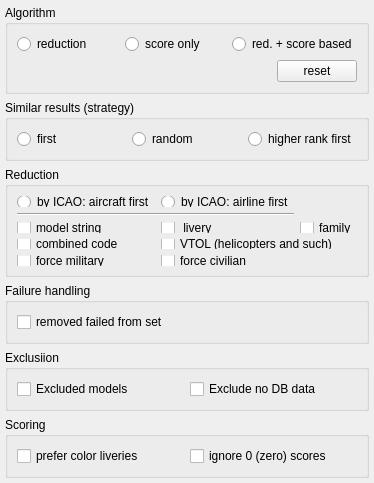
<?xml version="1.0" encoding="UTF-8"?>
<ui version="4.0">
 <class>CMatchingForm</class>
 <widget class="QFrame" name="CMatchingForm">
  <property name="geometry">
   <rect>
    <x>0</x>
    <y>0</y>
    <width>293</width>
    <height>438</height>
   </rect>
  </property>
  <property name="windowTitle">
   <string>Matching form</string>
  </property>
  <layout class="QVBoxLayout" name="vl_MatchingForm">
   <property name="leftMargin">
    <number>5</number>
   </property>
   <property name="topMargin">
    <number>5</number>
   </property>
   <property name="rightMargin">
    <number>5</number>
   </property>
   <property name="bottomMargin">
    <number>5</number>
   </property>
   <item>
    <widget class="QGroupBox" name="gb_Algorithm">
     <property name="title">
      <string>Algorithm</string>
     </property>
     <layout class="QGridLayout" name="gridLayout">
      <item row="0" column="1">
       <widget class="QRadioButton" name="rb_ScoreOnly">
        <property name="text">
         <string>score only</string>
        </property>
       </widget>
      </item>
      <item row="0" column="0">
       <widget class="QRadioButton" name="rb_Reduction">
        <property name="text">
         <string>reduction</string>
        </property>
       </widget>
      </item>
      <item row="0" column="2">
       <widget class="QRadioButton" name="rb_ScoreAndReduction">
        <property name="text">
         <string>red. + score based</string>
        </property>
       </widget>
      </item>
      <item row="3" column="2" alignment="Qt::AlignRight">
       <widget class="QPushButton" name="pb_Reset">
        <property name="text">
         <string>reset</string>
        </property>
       </widget>
      </item>
     </layout>
    </widget>
   </item>
   <item>
    <widget class="QGroupBox" name="gb_PickStrategy">
     <property name="title">
      <string>Similar results (strategy)</string>
     </property>
     <layout class="QHBoxLayout" name="hl_PickStrategy">
      <item>
       <widget class="QRadioButton" name="rb_PickFirst">
        <property name="text">
         <string>first</string>
        </property>
       </widget>
      </item>
      <item>
       <widget class="QRadioButton" name="rb_PickRandom">
        <property name="text">
         <string>random</string>
        </property>
       </widget>
      </item>
      <item>
       <widget class="QRadioButton" name="rb_PickByOrder">
        <property name="text">
         <string>higher rank first</string>
        </property>
       </widget>
      </item>
     </layout>
    </widget>
   </item>
   <item>
    <widget class="QGroupBox" name="gb_Reduction">
     <property name="minimumSize">
      <size>
       <width>0</width>
       <height>110</height>
      </size>
     </property>
     <property name="title">
      <string>Reduction</string>
     </property>
     <layout class="QGridLayout" name="gl_Mode">
      <item row="3" column="1" colspan="2">
       <widget class="QCheckBox" name="cb_ByVtol">
        <property name="toolTip">
         <string>Vertical Takeoff or Landing</string>
        </property>
        <property name="text">
         <string>VTOL (helicopters and such)</string>
        </property>
       </widget>
      </item>
      <item row="4" column="0">
       <widget class="QCheckBox" name="cb_ByForceMilitary">
        <property name="toolTip">
         <string>inbound military force matched military</string>
        </property>
        <property name="text">
         <string>force military</string>
        </property>
       </widget>
      </item>
      <item row="4" column="1">
       <widget class="QCheckBox" name="cb_ByForceCivilian">
        <property name="toolTip">
         <string>inbound civilian force matched civilian</string>
        </property>
        <property name="text">
         <string>force civilian</string>
        </property>
       </widget>
      </item>
      <item row="2" column="1">
       <widget class="QCheckBox" name="cb_ByLivery">
        <property name="text">
         <string> livery</string>
        </property>
       </widget>
      </item>
      <item row="2" column="0">
       <widget class="QCheckBox" name="cb_ByModelString">
        <property name="text">
         <string>model string</string>
        </property>
       </widget>
      </item>
      <item row="0" column="1">
       <widget class="QRadioButton" name="rb_ByIcaoDataAirline1st">
        <property name="text">
         <string>by ICAO: airline first</string>
        </property>
       </widget>
      </item>
      <item row="3" column="0">
       <widget class="QCheckBox" name="cb_ByCombinedCode">
        <property name="text">
         <string>combined code</string>
        </property>
       </widget>
      </item>
      <item row="2" column="2">
       <widget class="QCheckBox" name="cb_ByFamily">
        <property name="text">
         <string>family</string>
        </property>
       </widget>
      </item>
      <item row="1" column="0" colspan="2">
       <widget class="Line" name="line_Reduction">
        <property name="orientation">
         <enum>Qt::Horizontal</enum>
        </property>
       </widget>
      </item>
      <item row="0" column="0">
       <widget class="QRadioButton" name="rb_ByIcaoDataAircraft1st">
        <property name="text">
         <string>by ICAO: aircraft first</string>
        </property>
       </widget>
      </item>
     </layout>
    </widget>
   </item>
   <item>
    <widget class="QGroupBox" name="gb_FailureHandling">
     <property name="title">
      <string>Failure handling</string>
     </property>
     <layout class="QHBoxLayout" name="hFailureHandling">
      <item>
       <widget class="QCheckBox" name="cb_ModelSetRemoveFailed">
        <property name="text">
         <string>removed failed from set</string>
        </property>
       </widget>
      </item>
     </layout>
    </widget>
   </item>
   <item>
    <widget class="QGroupBox" name="gb_Exclusion">
     <property name="title">
      <string>Exclusiion</string>
     </property>
     <layout class="QHBoxLayout" name="hl_Exclude">
      <item>
       <widget class="QCheckBox" name="cb_ExclNoExcludedModels">
        <property name="toolTip">
         <string>models marked as excluded are ignored</string>
        </property>
        <property name="text">
         <string>Excluded models</string>
        </property>
       </widget>
      </item>
      <item>
       <widget class="QCheckBox" name="cb_ExclNoDbData">
        <property name="toolTip">
         <string>models without DB data are ignored</string>
        </property>
        <property name="text">
         <string>Exclude no DB data</string>
        </property>
       </widget>
      </item>
     </layout>
    </widget>
   </item>
   <item>
    <widget class="QGroupBox" name="gb_Scoring">
     <property name="title">
      <string>Scoring</string>
     </property>
     <layout class="QHBoxLayout" name="hl_Scoring">
      <item>
       <widget class="QCheckBox" name="cb_ScorePreferColorLiveries">
        <property name="text">
         <string>prefer color liveries</string>
        </property>
       </widget>
      </item>
      <item>
       <widget class="QCheckBox" name="cb_ScoreIgnoreZeros">
        <property name="text">
         <string>ignore 0 (zero) scores</string>
        </property>
       </widget>
      </item>
     </layout>
    </widget>
   </item>
  </layout>
 </widget>
 <tabstops>
  <tabstop>rb_Reduction</tabstop>
  <tabstop>rb_ScoreOnly</tabstop>
  <tabstop>rb_ScoreAndReduction</tabstop>
  <tabstop>pb_Reset</tabstop>
  <tabstop>rb_PickFirst</tabstop>
  <tabstop>rb_PickRandom</tabstop>
  <tabstop>rb_PickByOrder</tabstop>
  <tabstop>rb_ByIcaoDataAircraft1st</tabstop>
  <tabstop>rb_ByIcaoDataAirline1st</tabstop>
  <tabstop>cb_ByModelString</tabstop>
  <tabstop>cb_ByLivery</tabstop>
  <tabstop>cb_ByFamily</tabstop>
  <tabstop>cb_ByCombinedCode</tabstop>
  <tabstop>cb_ByVtol</tabstop>
  <tabstop>cb_ByForceMilitary</tabstop>
  <tabstop>cb_ByForceCivilian</tabstop>
  <tabstop>cb_ExclNoExcludedModels</tabstop>
  <tabstop>cb_ExclNoDbData</tabstop>
  <tabstop>cb_ScorePreferColorLiveries</tabstop>
  <tabstop>cb_ScoreIgnoreZeros</tabstop>
 </tabstops>
 <resources/>
 <connections/>
</ui>
